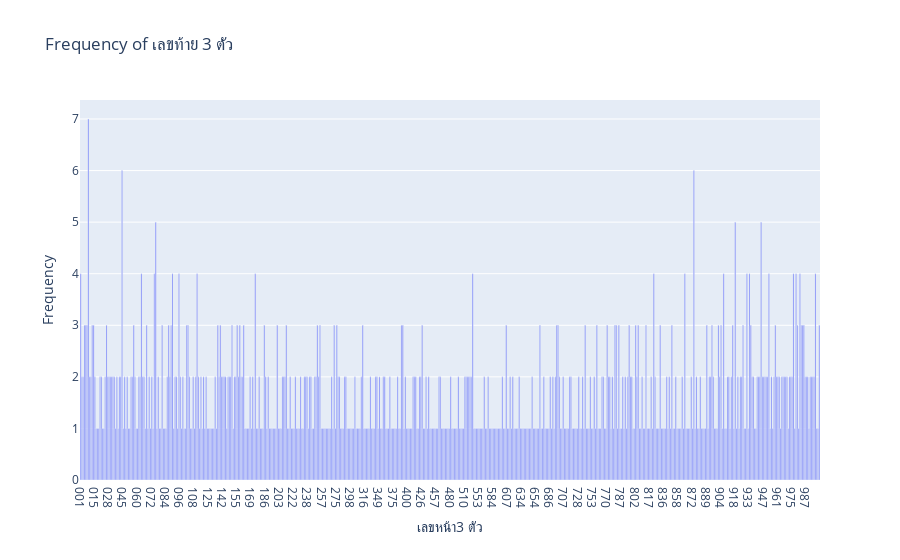

The notebook cell saved with this chart:
### Code cell
series1 = df['เลขหน้า 3 ตัว1'].value_counts()
series2 = df['เลขหน้า 3 ตัว2'].value_counts()
combined_series = series1.combine(series2, lambda x, y: x + y, fill_value=0)
fig = px.bar(x=combined_series.index, y=combined_series.values, title = 'Frequency of เลขท้าย 3 ตัว')
fig.update_layout(xaxis_title='เลขหน้า3 ตัว', yaxis_title='Frequency')
fig.show()

### Figure 1 — Plotly figure (JSON) as saved in the notebook; plotly's stock layout.template omitted (floating-point values rounded to 4 significant figures; data arrays with more than 128 entries replaced by an {"elided": "..."} marker saying what was removed)
{"data": [{"alignmentgroup": "True", "hovertemplate": "x=%{x}<br>y=%{y}<extra></extra>", "legendgroup": "", "marker": {"color": "#636efa", "pattern": {"shape": ""}}, "name": "", "offsetgroup": "", "orientation": "v", "showlegend": false, "textposition": "auto", "type": "bar", "x": {"elided": "572 str values"}, "xaxis": "x", "y": {"elided": "572 int values"}, "yaxis": "y"}], "layout": {"barmode": "relative", "legend": {"tracegroupgap": 0}, "title": {"text": "Frequency of เลขท้าย 3 ตัว"}, "xaxis": {"anchor": "y", "domain": [0, 1], "title": {"text": "เลขหน้า3 ตัว"}}, "yaxis": {"anchor": "x", "domain": [0, 1], "title": {"text": "Frequency"}}}}
